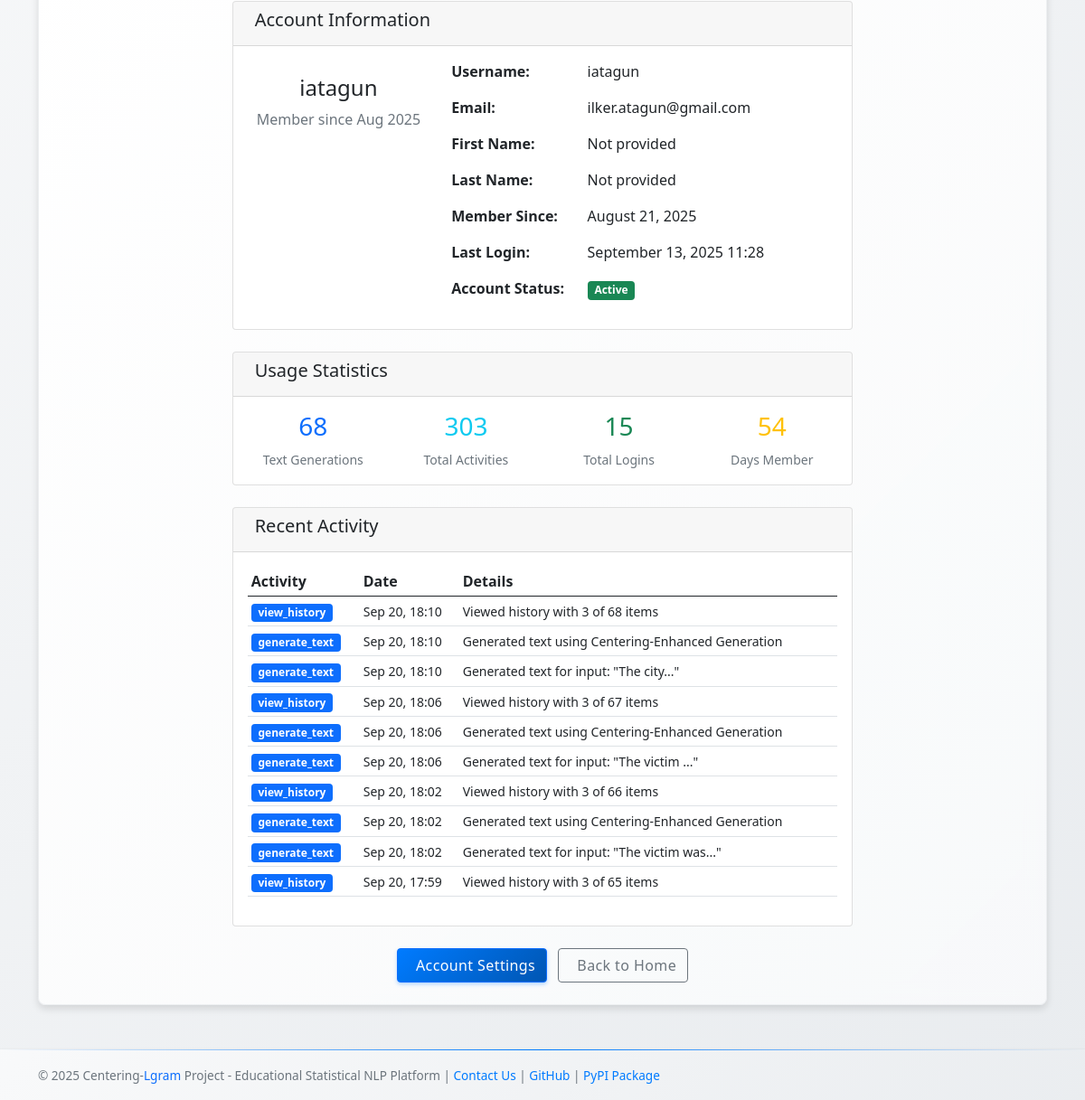
/profile/ (signed in, lower part), run on an earlier commit of the app's database.
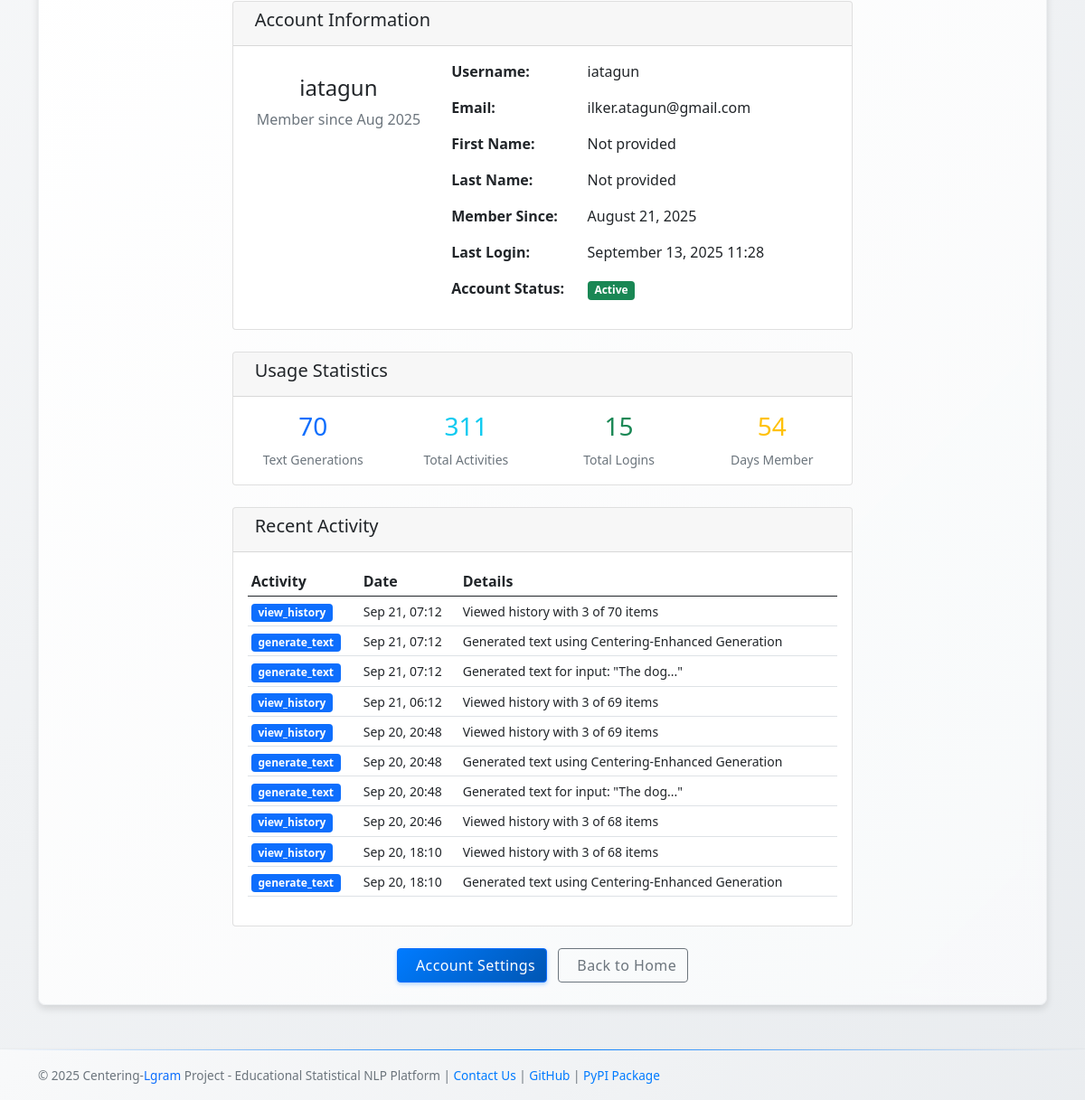
And on a later commit of the database.
### main/models.py (models this page shows, shortened)
class UserActivityLog(models.Model):
    ACTION_CHOICES = [
        ('login', 'Login'),
        ('logout', 'Logout'),
        ('generate_text', 'Generate Text'),
        ('view_history', 'View History'),
        ('view_transition_analysis', 'View Transition Analysis'),
        ('view_coherence_report', 'View Coherence Report'),
        ('register', 'Register'),
        ('profile_update', 'Profile Update'),
        ('password_change', 'Password Change'),
    ]
    user = models.ForeignKey(User, on_delete=models.CASCADE, related_name='activity_logs', null=True, blank=True)
    session_key = models.CharField(max_length=40, db_index=True, blank=True)
    action = models.CharField(max_length=50, choices=ACTION_CHOICES)
    description = models.TextField(blank=True)
    ip_address = models.GenericIPAddressField(null=True, blank=True)
    user_agent = models.TextField(blank=True)
    timestamp = models.DateTimeField(default=timezone.now)
    additional_data = models.JSONField(default=dict, blank=True)  # Ekstra veri için
    class Meta:
        ordering = ['-timestamp']
        verbose_name = 'User Activity Log'
        verbose_name_plural = 'User Activity Logs'
        indexes = [
            models.Index(fields=['user', '-timestamp']),
            models.Index(fields=['action', '-timestamp']),
            models.Index(fields=['session_key', '-timestamp']),
        ]

### main/views.py (the view)
# urls.py: path('profile/', profile_view, name='profile'),
@login_required
def profile_view(request):
	total_generations = GeneratedText.objects.filter(user=request.user).count()
	total_activities = UserActivityLog.objects.filter(user=request.user).count()
	login_count = UserLoginLog.objects.filter(user=request.user, login_successful=True).count()
	days_member = (timezone.now() - request.user.date_joined).days
	stats = {
		'total_generations': total_generations,
		'total_activities': total_activities,
		'login_count': login_count,
		'days_member': days_member,
	}
	recent_activities = UserActivityLog.objects.filter(
		user=request.user
	).order_by('-timestamp')[:10]
	return render(request, 'main/profile.html', {
		'stats': stats,
		'recent_activities': recent_activities,
	})

### main/context_processors.py (called while the page is built)
def language_context(request):
    current_language = translation.get_language() or 'en'
    return {
        'LANGUAGE_CODE': current_language,
        'simple_translate': lambda text: simple_translate(text, current_language),
    }

### main/templates/main/profile.html (shortened to what the changed rows need)
{% extends 'main/base.html' %}
{% load static %}
{% block Generator %}
<div class="container mt-4">
    <div class="row">
        <div class="col-md-8 mx-auto">
            <div class="card mt-4">
                <div class="card-body">
                    <div class="row">
                        <div class="col-md-3 text-center">
                            <h3 class="text-primary">{{ stats.total_generations }}</h3>
                            <small class="text-muted">Text Generations</small>
                        </div>
                        <div class="col-md-3 text-center">
                            <h3 class="text-info">{{ stats.total_activities }}</h3>
                            <small class="text-muted">Total Activities</small>
                        </div>
                    </div>
                </div>
            </div>
            <div class="card mt-4">
                <div class="card-body">
                    {% if recent_activities %}
                        <div class="table-responsive">
                            <table class="table table-sm">
                                <thead>
                                    <tr>
                                        <th>Activity</th>
                                        <th>Date</th>
                                        <th>Details</th>
                                    </tr>
                                </thead>
                                <tbody>
                                    {% for activity in recent_activities %}
                                    <tr>
                                        <td>
                                            <span class="badge bg-primary">{{ activity.action }}</span>
                                        </td>
                                        <td>
                                            <small>{{ activity.timestamp|date:"M j, H:i" }}</small>
                                        </td>
                                        <td>
                                            <small>{{ activity.description|truncatechars:50 }}</small>
                                        </td>
                                    </tr>
                                    {% endfor %}
                                </tbody>
                            </table>
                        </div>
                    {% else %}
                        <p class="text-muted text-center">No recent activities found.</p>
                    {% endif %}
                </div>
            </div>
        </div>
    </div>
</div>
{% endblock %}

What changed in the data, as far as the page shows it:
no longer on this page (row unchanged): UserActivityLog: action "generate_text", timestamp "Sep 20, 18:10", description "Generated text for input: \"The city...\""
no longer on this page (row unchanged): UserActivityLog: action "view_history", timestamp "Sep 20, 18:06", description "Viewed history with 3 of 67 items"
no longer on this page (row unchanged): UserActivityLog: action "generate_text", timestamp "Sep 20, 18:06", description "Generated text using Centering-Enhanced Generation"
no longer on this page (row unchanged): UserActivityLog: action "generate_text", timestamp "Sep 20, 18:06", description "Generated text for input: \"The victim ...\""
no longer on this page (row unchanged): UserActivityLog: action "view_history", timestamp "Sep 20, 18:02", description "Viewed history with 3 of 66 items"
no longer on this page (row unchanged): UserActivityLog: action "generate_text", timestamp "Sep 20, 18:02", description "Generated text using Centering-Enhanced Generation"
no longer on this page (row unchanged): UserActivityLog: action "generate_text", timestamp "Sep 20, 18:02", description "Generated text for input: \"The victim was...\""
no longer on this page (row unchanged): UserActivityLog: action "view_history", timestamp "Sep 20, 17:59", description "Viewed history with 3 of 65 items"
added UserActivityLog: action "view_history", timestamp "Sep 21, 07:12", description "Viewed history with 3 of 70 items"
added UserActivityLog: action "generate_text", timestamp "Sep 21, 07:12", description "Generated text using Centering-Enhanced Generation"
added UserActivityLog: action "generate_text", timestamp "Sep 21, 07:12", description "Generated text for input: \"The dog...\""
added UserActivityLog: action "view_history", timestamp "Sep 21, 06:12", description "Viewed history with 3 of 69 items"
added UserActivityLog: action "view_history", timestamp "Sep 20, 20:48", description "Viewed history with 3 of 69 items"
added UserActivityLog: action "generate_text", timestamp "Sep 20, 20:48", description "Generated text using Centering-Enhanced Generation"
added UserActivityLog: action "generate_text", timestamp "Sep 20, 20:48", description "Generated text for input: \"The dog...\""
added UserActivityLog: action "view_history", timestamp "Sep 20, 20:46", description "Viewed history with 3 of 68 items"
Also different on the page:
{{ stats.total_generations }}: "68" → "70"
{{ stats.total_activities }}: "303" → "311"
